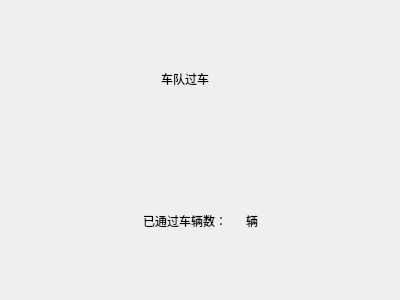
<?xml version="1.0" encoding="UTF-8"?>
<ui version="4.0">
 <class>FormVehQueBegin</class>
 <widget class="QWidget" name="FormVehQueBegin">
  <property name="geometry">
   <rect>
    <x>0</x>
    <y>0</y>
    <width>400</width>
    <height>300</height>
   </rect>
  </property>
  <property name="windowTitle">
   <string>Form</string>
  </property>
  <layout class="QGridLayout" name="gridLayout">
   <item row="0" column="1">
    <widget class="QLabel" name="label">
     <property name="text">
      <string>车队过车</string>
     </property>
     <property name="alignment">
      <set>Qt::AlignCenter</set>
     </property>
     <property name="className" stdset="0">
      <string>Title</string>
     </property>
    </widget>
   </item>
   <item row="1" column="1">
    <widget class="QLabel" name="label_2">
     <property name="text">
      <string>已通过车辆数：</string>
     </property>
     <property name="className" stdset="0">
      <string>fvqbContent</string>
     </property>
    </widget>
   </item>
   <item row="1" column="2">
    <widget class="QLabel" name="lab_num">
     <property name="className" stdset="0">
      <string>fvqbContent</string>
     </property>
    </widget>
   </item>
   <item row="1" column="3">
    <widget class="QLabel" name="label_3">
     <property name="text">
      <string>辆</string>
     </property>
     <property name="className" stdset="0">
      <string>fvqbContent</string>
     </property>
    </widget>
   </item>
   <item row="1" column="0">
    <spacer name="horizontalSpacer">
     <property name="orientation">
      <enum>Qt::Horizontal</enum>
     </property>
     <property name="sizeHint" stdset="0">
      <size>
       <width>40</width>
       <height>20</height>
      </size>
     </property>
    </spacer>
   </item>
   <item row="1" column="4">
    <spacer name="horizontalSpacer_2">
     <property name="orientation">
      <enum>Qt::Horizontal</enum>
     </property>
     <property name="sizeHint" stdset="0">
      <size>
       <width>40</width>
       <height>20</height>
      </size>
     </property>
    </spacer>
   </item>
  </layout>
 </widget>
 <resources/>
 <connections/>
</ui>
